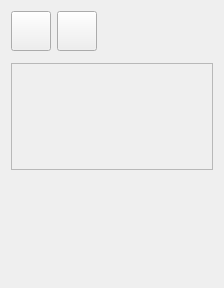
<?xml version="1.0" encoding="UTF-8"?>
<ui version="4.0">
 <class>FormObjects</class>
 <widget class="QWidget" name="FormObjects">
  <property name="geometry">
   <rect>
    <x>0</x>
    <y>0</y>
    <width>224</width>
    <height>288</height>
   </rect>
  </property>
  <property name="windowTitle">
   <string>Form</string>
  </property>
  <layout class="QVBoxLayout" name="verticalLayout">
   <item>
    <layout class="QHBoxLayout" name="horizontalLayout_6">
     <item>
      <widget class="QPushButton" name="_pb_cursor">
       <property name="minimumSize">
        <size>
         <width>40</width>
         <height>40</height>
        </size>
       </property>
       <property name="maximumSize">
        <size>
         <width>40</width>
         <height>40</height>
        </size>
       </property>
       <property name="toolTip">
        <string>Cursor</string>
       </property>
       <property name="text">
        <string/>
       </property>
       <property name="icon">
        <iconset resource="resources/resources.qrc">
         <normaloff>:/cursor.png</normaloff>:/cursor.png</iconset>
       </property>
       <property name="iconSize">
        <size>
         <width>35</width>
         <height>35</height>
        </size>
       </property>
       <property name="checkable">
        <bool>true</bool>
       </property>
       <property name="checked">
        <bool>false</bool>
       </property>
      </widget>
     </item>
     <item>
      <widget class="QPushButton" name="_pb_snap_to_grid">
       <property name="minimumSize">
        <size>
         <width>40</width>
         <height>40</height>
        </size>
       </property>
       <property name="maximumSize">
        <size>
         <width>40</width>
         <height>40</height>
        </size>
       </property>
       <property name="toolTip">
        <string>Ajustar a la cuadrícula</string>
       </property>
       <property name="text">
        <string/>
       </property>
       <property name="icon">
        <iconset resource="resources/resources.qrc">
         <normaloff>:/snap_to_grid.png</normaloff>:/snap_to_grid.png</iconset>
       </property>
       <property name="iconSize">
        <size>
         <width>35</width>
         <height>35</height>
        </size>
       </property>
       <property name="checkable">
        <bool>true</bool>
       </property>
      </widget>
     </item>
     <item>
      <spacer name="horizontalSpacer_2">
       <property name="orientation">
        <enum>Qt::Horizontal</enum>
       </property>
       <property name="sizeHint" stdset="0">
        <size>
         <width>40</width>
         <height>20</height>
        </size>
       </property>
      </spacer>
     </item>
    </layout>
   </item>
   <item>
    <widget class="QFrame" name="_f_objects">
     <property name="frameShape">
      <enum>QFrame::Box</enum>
     </property>
     <property name="frameShadow">
      <enum>QFrame::Sunken</enum>
     </property>
    </widget>
   </item>
   <item>
    <widget class="QScrollArea" name="_sa_properties">
     <property name="lineWidth">
      <number>0</number>
     </property>
     <property name="widgetResizable">
      <bool>true</bool>
     </property>
     <property name="alignment">
      <set>Qt::AlignHCenter|Qt::AlignTop</set>
     </property>
     <widget class="QWidget" name="scrollAreaWidgetContents">
      <property name="geometry">
       <rect>
        <x>0</x>
        <y>0</y>
        <width>204</width>
        <height>98</height>
       </rect>
      </property>
     </widget>
    </widget>
   </item>
   <item>
    <spacer name="verticalSpacer">
     <property name="orientation">
      <enum>Qt::Vertical</enum>
     </property>
     <property name="sizeHint" stdset="0">
      <size>
       <width>20</width>
       <height>40</height>
      </size>
     </property>
    </spacer>
   </item>
  </layout>
 </widget>
 <resources>
  <include location="resources/resources.qrc"/>
 </resources>
 <connections/>
</ui>
